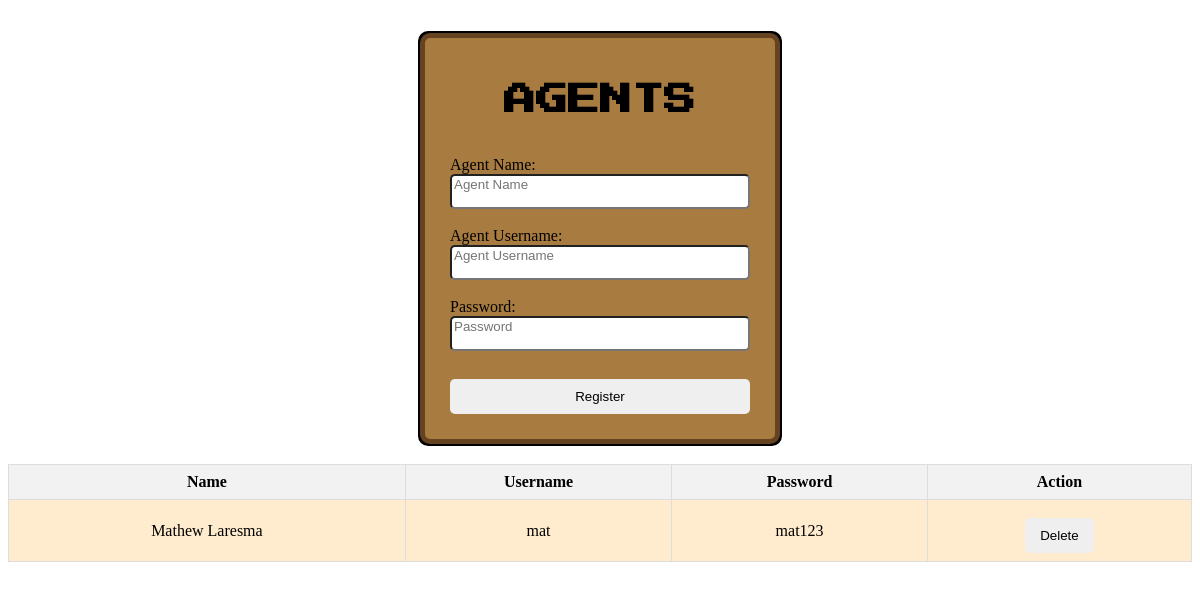
The page /Admin/agents.php on the database its author committed.
### tables this page shows
CREATE TABLE `agents` (
  `id` int(11) NOT NULL,
  `agent_name` varchar(255) NOT NULL,
  `agent_uname` varchar(255) NOT NULL,
  `agent_pass` varchar(225) NOT NULL
);

### Admin/agents.php (the view, shortened to what this page needs)
<?php
require_once __DIR__ . '/../db/db_connect.php';
$result = $conn->query("SELECT * FROM agents");
?>
<!DOCTYPE html>
<html lang="en">
<head>
</head>
<body>
<div class="container">
    <form method="POST" action="" class="f">
        <h1>AGENTS</h1>
        <label>Agent Name:</label>
        <input name="agent_name" type="text" placeholder="Agent Name" required><br>
        <label>Agent Username:</label>
        <input name="agent_uname" type="text" placeholder="Agent Username" required><br>
        <label>Password:</label>
        <input name="agent_pass" type="password" placeholder="Password" required><br>
        <button type="submit" name="action" value="add">Register</button>
    </form>
</div>
    <table class="table">
        <thead>
            <tr>
                <th>Name</th>
                <th>Username</th>
                <th>Password</th>
                <th>Action</th>
            </tr>
        </thead>
        <tbody>
        <?php while ($row = $result->fetch_assoc()): ?>
            <tr>
                <td><?php echo htmlspecialchars($row['agent_name']); ?></td>
                <td><?php echo htmlspecialchars($row['agent_uname']); ?></td>
                <td><?php echo htmlspecialchars($row['agent_pass']); ?></td>
                <td>
                    <form method="post">
                        <button type="submit" name="delete">Delete</button>
                    </form>
                </td>
            </tr>
        <?php endwhile; ?>
        </tbody>
    </table>
</body>
</html>

### Admin/agents.php (style rules this page uses)
table { border-collapse: collapse; width: 100%; margin: 20px 0; background-color: blanchedalmond; }
th, td { border: 1px solid #dddddd; text-align: center; padding: 8px; }
th { background-color: #f2f2f2; }
.container { display: flex; justify-content: center; align-items: center; margin-bottom: 20px; }
h1 { text-align: center; margin-bottom: 40px; font-family: 'Press Start 2P', cursive; }
form.f { display: flex; justify-content: center; align-items: left; width: 300px; border: 5px solid #654321; padding: 25px; border-radius: 10px; flex-direction: column; margin-top: 25px; background-color: #A87C41; box-shadow: 2px 2px 0 #000, -2px -2px 0 #000, 2px -2px 0 #000, -2px 2px 0 #000; }
button { padding: 10px 15px; border-radius: 5px; border: none; cursor: pointer; margin-top: 10px; }
input { padding-bottom: 15px; border-radius: 5px; }

### rows shown on the page
agents: agent_name "Mathew Laresma", agent_uname "mat", agent_pass "mat123"
